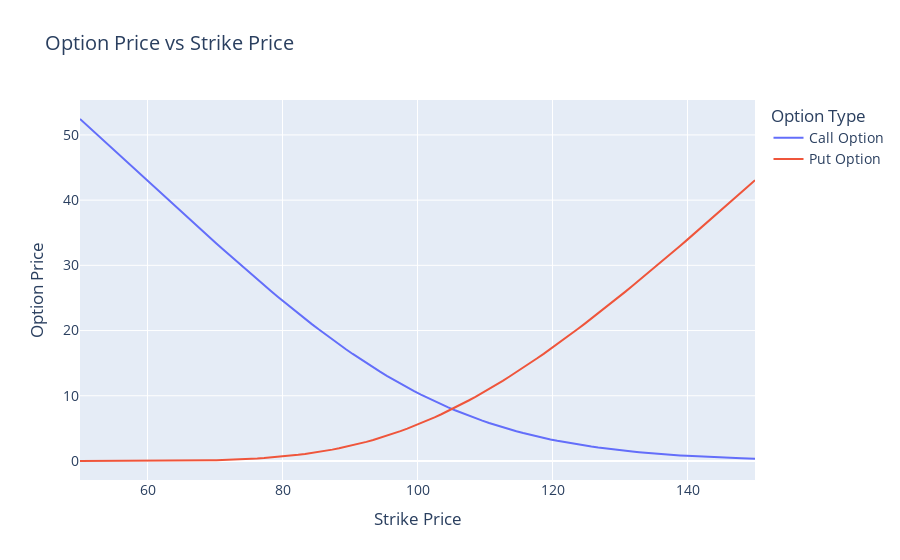

Notebook source saved alongside this figure:
### Code cell
"""
Plot BSM option price vs strike price
"""

import numpy as np
import pandas as pd
import plotly.graph_objects as go

from option_backtest.gen_data import black_scholes

# Set the parameters
S = 100  # Current stock price
T = 1  # Time to maturity (in years)
r = 0.05  # Risk-free interest rate
sigma = 0.2  # Volatility of the underlying asset

# Generate a range of strike prices
strike_prices = np.linspace(50, 150, 100)

# Calculate option prices for each strike price
call_prices = []
put_prices = []
for K in strike_prices:
    call_price = black_scholes(S, K, T, r, sigma, option_type="call")
    put_price = black_scholes(S, K, T, r, sigma, option_type="put")
    call_prices.append(call_price)
    put_prices.append(put_price)

# Create a DataFrame for plotting
data = pd.DataFrame(
    {
        "Strike Price": strike_prices,
        "Call Option Price": call_prices,
        "Put Option Price": put_prices,
    }
)

# Create the plot using Plotly
fig = go.Figure()

# Add trace for Call Option Price
fig.add_trace(
    go.Scatter(
        x=data["Strike Price"],
        y=data["Call Option Price"],
        mode="lines",
        name="Call Option",
    )
)

# Add trace for Put Option Price
fig.add_trace(
    go.Scatter(
        x=data["Strike Price"],
        y=data["Put Option Price"],
        mode="lines",
        name="Put Option",
    )
)

# Update layout
fig.update_layout(
    title="Option Price vs Strike Price",
    xaxis_title="Strike Price",
    yaxis_title="Option Price",
    legend_title="Option Type",
    font=dict(size=14),
    hovermode="x",
)

# Display the plot
fig.show()
